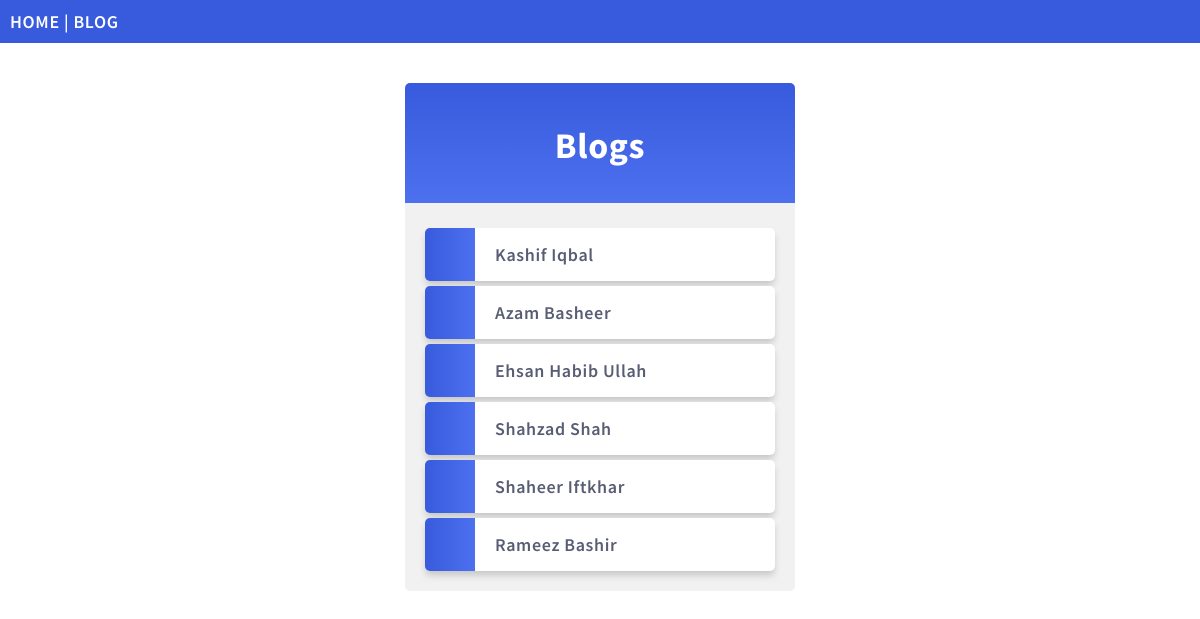
The page /Blog/ on the database its author committed.
### blogApp/models.py (models this page shows, shortened)
class BlogTable(models.Model):
    name = models.CharField(max_length=20)
    title = models.CharField(max_length=50)
    post = models.CharField(max_length=255)
    post_date = models.DateField(null= True)

### blogApp/views.py (the view)
# urls.py: path( 'Blog/', views.Blog, name = 'Blog' ),
def Blog(request):
    myblog = BlogTable.objects.all().values()
    template = loader.get_template('all_blog.html')
    context = {
        'myblog': myblog,
    }
    return HttpResponse(template.render(context, request))

### blogApp/templates/all_blog.html (shortened to what this page needs)
{% extends 'master.html' %}
{% block content %}
    <div class="mycard">
        <h1>Blogs</h2>
        <ul>
            {% for x in myblog %}
                <li><a onclick='window.location = "details/{{x.id}}"'> {{ x.name }}</a></li>
            {% endfor %}
        </ul>
    </div>
{% endblock %}

### mystaticfiles/myglobal.css (style rules this page uses)
body { margin: 0; font: 600 18px 'Source Sans Pro', sans-serif; letter-spacing: 0.64px; color: #585d74; }
.mycard { background-color: #f1f1f1; background-image: linear-gradient(to bottom, #375bdc, #4d70ef); background-size: 100% 120px; background-repeat: no-repeat; margin: 40px auto; width: 350px; border-radius: 5px; box-shadow: 0 5px 7px -1 rgba(51,51,51, 0.23); padding: 20px; }
.mycard h1 { text-align: center; color: #ffffff; margin: 20px 0 60px 0; }
ul { list-style: none; padding: 0; margin: 0; }
li { background-color: #ffffff; background-image: linear-gradient(to right, #375bdc, #4d70ef); background-size: 50px 60px; background-repeat: no-repeat; cursor: pointer; transition: transform .25s; border-radius: 5px; box-shadow: 0 5px 7px -1px rgba(51,51,51,0.23); padding: 15px; padding-left: 70px; margin-top: 5px; }

### rows shown on the page
BlogTable: name "Kashif Iqbal"
BlogTable: name "Azam Basheer"
BlogTable: name "Ehsan Habib Ullah"
BlogTable: name "Shahzad Shah"
BlogTable: name "Shaheer Iftkhar"
BlogTable: name "Rameez Bashir"
